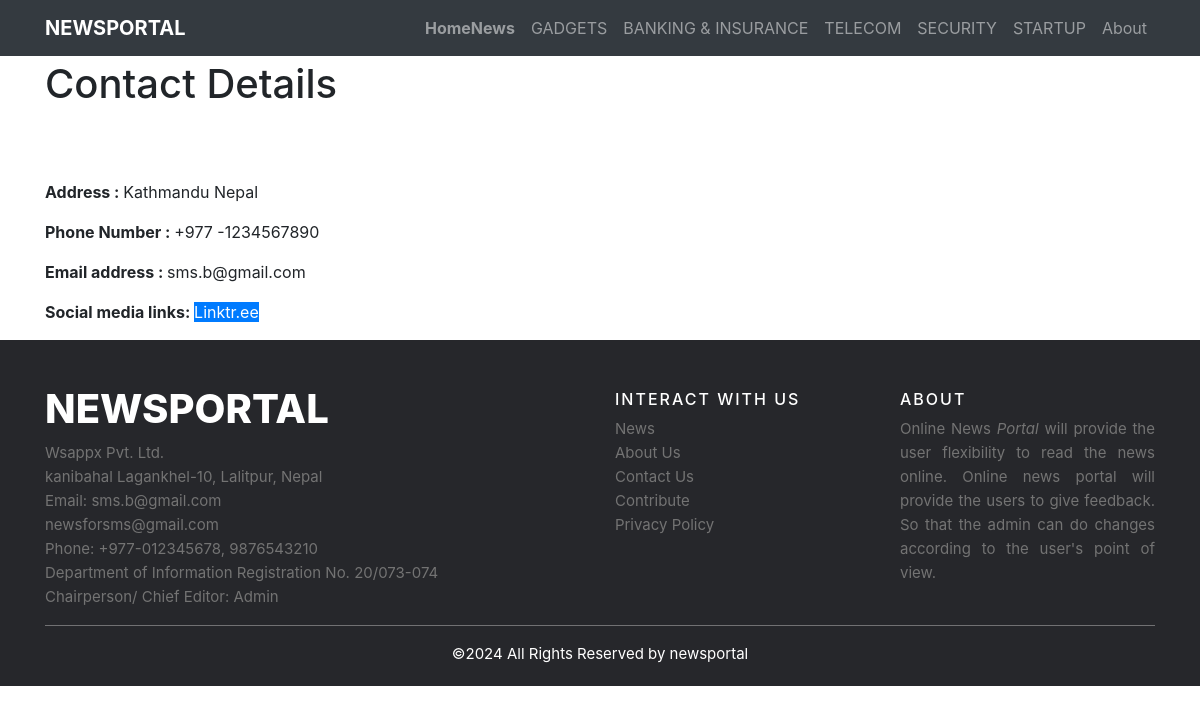
The page /contact-us.php on the database its author committed.
### tables this page shows
CREATE TABLE `pages` (
  `id` int(11) NOT NULL,
  `PageName` varchar(200) DEFAULT NULL,
  `PageTitle` mediumtext DEFAULT NULL,
  `Description` longtext DEFAULT NULL,
  `PostingDate` timestamp NULL DEFAULT current_timestamp(),
  `UpdationDate` timestamp NULL DEFAULT NULL ON UPDATE current_timestamp()
);

### contact-us.php (the view, shortened to what this page needs)
<?php
include('includes/config.php');
?>
<!DOCTYPE html>
<html lang="en">
  <head>
    <link href="vendor/bootstrap/css/bootstrap.min.css" rel="stylesheet">
  </head>
  <body>
    <?php include('includes/header.php');?>
    <div class="container" style="margin-top: 5%">
      <?php
      $pagetype='contactus';
      $query=mysqli_query($con,"select PageTitle,Description from pages where PageName='$pagetype'");
      while($row=mysqli_fetch_array($query))
      {
      ?>
      <h1 class="mt-4 mb-3"><?php echo htmlentities($row['PageTitle'])?>
      </h1>
      <div class="row" >
        <div class="col-lg-12">
          <p><?php echo $row['Description'];?></p>
        </div>
      </div>
<?php } ?>
    </div>
 <?php include('includes/footer.php');?>
  </body>
</html>

### rows shown on the page
pages: PageTitle "Contact Details", Description "Address : Kathmandu Nepal Phone Number : +977 -1234567890 Email address : sms.b@gmail.com Social media links: Linktr.ee"
